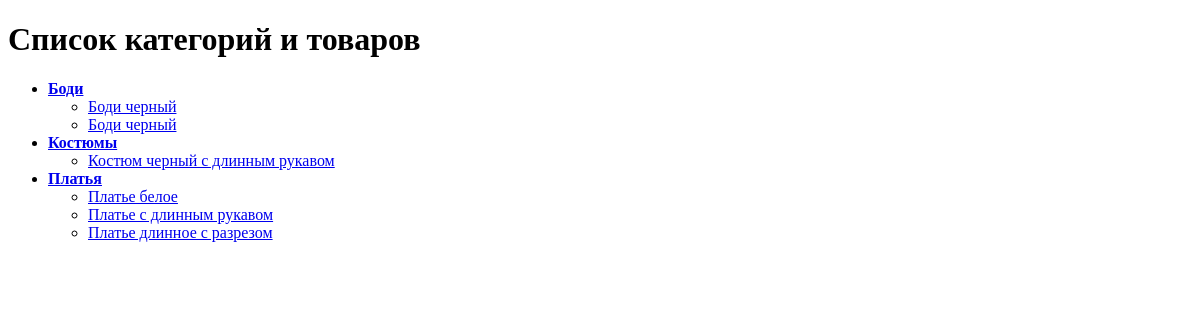
/, run on an earlier commit of the app's database.
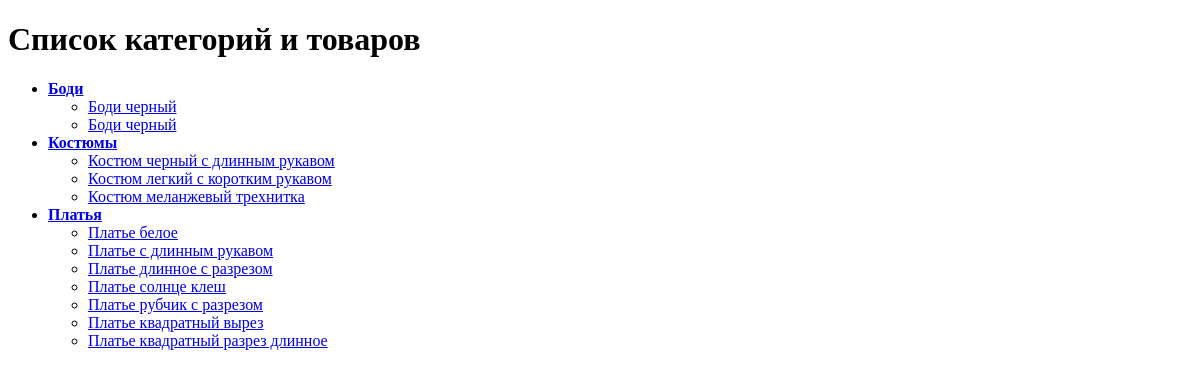
And on a later commit of the database.
### catalog/models.py (models this page shows, shortened)
class Category(models.Model):
    name = models.CharField(max_length=200, verbose_name='Наименование категории')
    slug = models.SlugField(max_length=200, unique=True, blank=True, verbose_name='Слаг')
    created_at = models.DateTimeField(auto_now_add=True, verbose_name='Дата создания')
    class Meta:
        verbose_name = 'Категория товара'
        verbose_name_plural = 'Категории товара'
        ordering = ('name',)
        get_latest_by = 'created_at'

class Product(models.Model):
    title = models.CharField(max_length=200, verbose_name='Наименование')
    category = models.ForeignKey('Category', on_delete=models.CASCADE, verbose_name='Категория')
    description = models.TextField(verbose_name='Описание')
    sku = models.CharField(max_length=50, unique=True, verbose_name='Артикул')
    colors = models.ManyToManyField('Color', blank=True, verbose_name='Цвета')
    sizes = models.ManyToManyField('Size', blank=True, verbose_name='Размеры')
    price = models.DecimalField(max_digits=4, decimal_places=0, default=0, verbose_name='Цена')
    CURRENCY_CHOICES = (
        ('UAH', 'Гривны (грн)'),
        ('USD', 'Доллары (USD)'),
        ('EUR', 'Евро (EUR)'),
    )
    currency = models.CharField(max_length=3, choices=CURRENCY_CHOICES, default='UAH', verbose_name='Валюта')
    slug = models.SlugField(max_length=200, unique=True, blank=True, verbose_name='Слаг')
    created_at = models.DateTimeField(auto_now_add=True, verbose_name='Дата создания')
    updated_at = models.DateTimeField(auto_now=True, verbose_name='Дата обновления')
    is_active = models.BooleanField(default=True, verbose_name='Включен')
    def get_total_stock(self):
        total_stock = 0
        for modification in self.modifications.all():
            total_stock += modification.stock
        return total_stock
    get_total_stock.short_description = 'Общие остатки'
    def get_colors(self):
        return ", ".join([color.name for color in self.colors.all()])
    get_colors.short_description = 'Цвета товара'
    def get_sizes(self):
        return ", ".join([size.name for size in self.sizes.all()])
    get_sizes.short_description = 'Размеры товара'
    def thumbnail_image(self):
        images = Image.objects.filter(modification__product=self)
        if images:
            return format_html('<img src="{}"/>', images[0].thumbnail.url)
        return format_html('<p>No Image</p>')
    thumbnail_image.short_description = 'Миниатюра изображения'
    class Meta:
        verbose_name = 'Товар'
        verbose_name_plural = 'Товары'

### catalog/views.py (the view)
# urls.py: path('', views.home, name='home'),
def home(request):
    categories = Category.objects.all()
    return render(request, 'home.html', {'categories': categories})

### catalog/templates/home.html (shortened to what this page needs)
<!DOCTYPE html>
<html>
<head>
</head>
<body>
    <h1>Список категорий и товаров</h1>
    <ul>
        {% for category in categories %}
            <li>
                <strong><a href="{% url 'category_detail' category.slug %}">{{ category.name }}</a></strong>
                <ul>
                    {% for product in category.product_set.all %}
                        <li><a href="{% url 'product_detail' category.slug product.slug %}">{{ product.title }}</a></li>
                    {% empty %}
                        <li>Нет товаров в этой категории</li>
                    {% endfor %}
                </ul>
            </li>
        {% empty %}
            <li>Нет категорий</li>
        {% endfor %}
    </ul>
</body>
</html>

What changed in the data, as far as the page shows it:
added Product: title "Костюм легкий с коротким рукавом", shown under Category "Костюмы"
added Product: title "Костюм меланжевый трехнитка", shown under Category "Костюмы"
added Product: title "Платье солнце клеш", shown under Category "Платья"
added Product: title "Платье рубчик с разрезом", shown under Category "Платья"
added Product: title "Платье квадратный вырез", shown under Category "Платья"
added Product: title "Платье квадратный разрез длинное", shown under Category "Платья"
